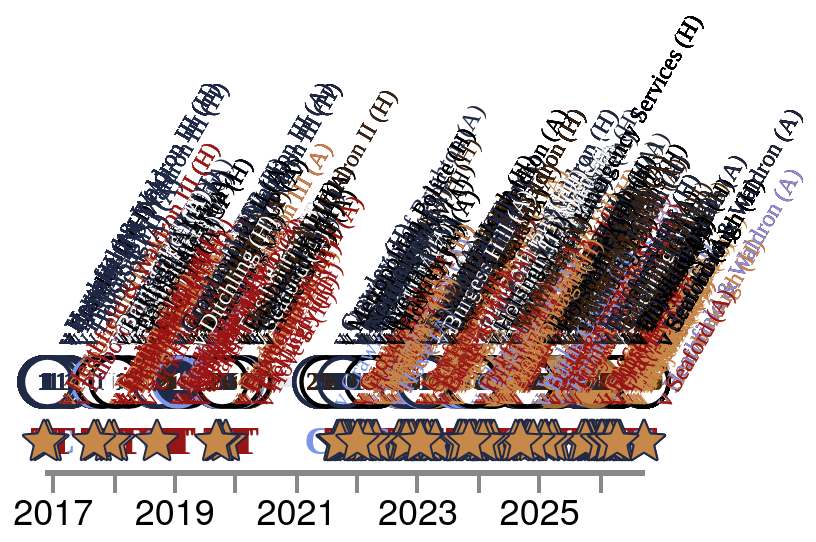

Vega-Lite specification for this chart:
### Vega-Lite specification from a JSON file in a GitHub repository (floating-point values rounded to 4 significant figures; data arrays with more than 128 entries replaced by an {"elided": "..."} marker saying what was removed)
{"config": {"axis": {"labelFont": "PT Sans Narrow, Helvetica Neue, Helvetica, Arial, sans-serif", "titleFont": "PT Sans Narrow, Helvetica Neue, Helvetica, Arial, sans-serif", "labelFontSize": 13, "titleFontSize": 24, "gridColor": "#202947", "gridOpacity": 0.2, "zindex": 1}, "text": {"font": "Lato, sans-serif"}, "bar": {"cornerRadiusEnd": 5}, "header": {"labelFont": "PT Sans Narrow, Helvetica Neue, Helvetica, Arial, sans-serif", "titleFont": "PT Sans Narrow, Helvetica Neue, Helvetica, Arial, sans-serif", "labelFontSize": 24, "titleFontSize": 28, "labelFontWeight": "bold", "orient": "left"}, "legend": {"labelFont": "PT Sans Narrow, Helvetica Neue, Helvetica, Arial, sans-serif", "titleFont": "PT Sans Narrow, Helvetica Neue, Helvetica, Arial, sans-serif", "labelFontSize": 14, "titleFontSize": 16, "titlePadding": 5, "fillColor": "white", "strokeColor": "black", "padding": 10, "titleFontWeight": "lighter", "titleFontStyle": "italic", "titleColor": "gray", "offset": 10}, "title": {"font": "PT Sans Narrow, Helvetica Neue, Helvetica, Arial, sans-serif", "fontSize": 48, "fontWeight": "bold", "anchor": "start", "align": "center", "titlePadding": 20, "subtitlePadding": 10, "subtitleFontSize": 13, "subtitleColor": "", "subtitleFontStyle": "italic", "offset": 15, "color": "black"}, "axisX": {"labelAngle": 0}, "facet": {"title": null, "header": null, "align": {"row": "each", "column": "each"}, "spacing": 10}, "resolve": {"scale": {"y": "independent", "facet": "independent"}}, "background": "transparent", "scale": {"offsetBandPaddingOuter": 0.2, "offsetBandPaddingInner": 0.1}, "view": {"stroke": null, "background": "transparent"}}, "layer": [{"mark": {"type": "line", "color": "#202946", "opacity": 0.1, "strokeWidth": 5}, "encoding": {"tooltip": [{"field": "player", "title": "Player", "type": "nominal"}, {"field": "event_label", "title": "Milestone", "type": "nominal"}, {"field": "event_date_label", "title": "Date", "type": "nominal"}, {"field": "detail", "title": "Match", "type": "nominal"}, {"field": "result_label", "title": "Result", "type": "nominal"}, {"field": "squad_label", "title": "Squad", "type": "nominal"}], "x": {"axis": {"domainWidth": 3, "format": "%Y", "grid": false, "labelAngle": 0, "labelFlush": false, "labelFontSize": 18, "tickCount": "year", "tickSize": 10, "tickWidth": 2, "title": null}, "field": "date", "type": "temporal"}, "y": {"axis": null, "field": "row_type", "type": "nominal"}}, "transform": [{"filter": "(datum.row_type === 'appearance')"}]}, {"mark": {"type": "point", "filled": true, "opacity": 1, "shape": "circle", "size": 600, "strokeWidth": 2.2}, "encoding": {"color": {"field": "symbol_fill", "legend": null, "scale": null, "type": "nominal"}, "stroke": {"field": "symbol_stroke", "legend": null, "scale": null, "type": "nominal"}, "tooltip": [{"field": "player", "title": "Player", "type": "nominal"}, {"field": "event_label", "title": "Milestone", "type": "nominal"}, {"field": "event_date_label", "title": "Date", "type": "nominal"}, {"field": "detail", "title": "Match", "type": "nominal"}, {"field": "result_label", "title": "Result", "type": "nominal"}, {"field": "squad_label", "title": "Squad", "type": "nominal"}], "x": {"axis": {"domainWidth": 3, "format": "%Y", "grid": false, "labelAngle": 0, "labelFlush": false, "labelFontSize": 18, "tickCount": "year", "tickSize": 10, "tickWidth": 2, "title": null}, "field": "date", "type": "temporal"}, "y": {"axis": null, "field": "row_type", "type": "nominal"}}, "transform": [{"filter": "(datum.row_type === 'appearance')"}]}, {"mark": {"type": "text", "align": "center", "baseline": "middle", "font": "PT Sans Narrow", "fontSize": 13, "fontWeight": "bold"}, "encoding": {"color": {"field": "symbol_text_color", "legend": null, "scale": null, "type": "nominal"}, "text": {"field": "symbol_text", "type": "nominal"}, "tooltip": [{"field": "player", "title": "Player", "type": "nominal"}, {"field": "event_label", "title": "Milestone", "type": "nominal"}, {"field": "event_date_label", "title": "Date", "type": "nominal"}, {"field": "detail", "title": "Match", "type": "nominal"}, {"field": "result_label", "title": "Result", "type": "nominal"}, {"field": "squad_label", "title": "Squad", "type": "nominal"}], "x": {"axis": {"domainWidth": 3, "format": "%Y", "grid": false, "labelAngle": 0, "labelFlush": false, "labelFontSize": 18, "tickCount": "year", "tickSize": 10, "tickWidth": 2, "title": null}, "field": "date", "type": "temporal"}, "y": {"axis": null, "field": "row_type", "type": "nominal"}}, "transform": [{"filter": "((datum.row_type === 'appearance') && (datum.symbol_text !== ''))"}]}, {"mark": {"type": "text", "align": "center", "baseline": "middle", "font": "PT Sans Narrow", "fontSize": 20, "fontWeight": "bold"}, "encoding": {"color": {"field": "symbol_text_color", "legend": null, "scale": null, "type": "nominal"}, "text": {"field": "symbol_text", "type": "nominal"}, "tooltip": [{"field": "player", "title": "Player", "type": "nominal"}, {"field": "event_label", "title": "Milestone", "type": "nominal"}, {"field": "event_date_label", "title": "Date", "type": "nominal"}, {"field": "detail", "title": "Match", "type": "nominal"}, {"field": "result_label", "title": "Result", "type": "nominal"}, {"field": "squad_label", "title": "Squad", "type": "nominal"}], "x": {"axis": {"domainWidth": 3, "format": "%Y", "grid": false, "labelAngle": 0, "labelFlush": false, "labelFontSize": 18, "tickCount": "year", "tickSize": 10, "tickWidth": 2, "title": null}, "field": "date", "type": "temporal"}, "y": {"axis": null, "field": "row_type", "type": "nominal"}}, "transform": [{"filter": "((datum.row_type === 'event') && (datum.event_key !== 'motm'))"}]}, {"mark": {"type": "point", "opacity": 1, "size": 10, "strokeWidth": 1}, "encoding": {"fill": {"field": "symbol_fill", "legend": null, "scale": null, "type": "nominal"}, "shape": {"field": "symbol_shape", "legend": null, "scale": null, "type": "nominal"}, "stroke": {"field": "symbol_stroke", "legend": null, "scale": null, "type": "nominal"}, "tooltip": [{"field": "player", "title": "Player", "type": "nominal"}, {"field": "event_label", "title": "Milestone", "type": "nominal"}, {"field": "event_date_label", "title": "Date", "type": "nominal"}, {"field": "detail", "title": "Match", "type": "nominal"}, {"field": "result_label", "title": "Result", "type": "nominal"}, {"field": "squad_label", "title": "Squad", "type": "nominal"}], "x": {"axis": {"domainWidth": 3, "format": "%Y", "grid": false, "labelAngle": 0, "labelFlush": false, "labelFontSize": 18, "tickCount": "year", "tickSize": 10, "tickWidth": 2, "title": null}, "field": "date", "type": "temporal"}, "y": {"axis": null, "field": "row_type", "type": "nominal"}}, "transform": [{"filter": "(datum.event_key === 'motm')"}]}, {"mark": {"type": "text", "align": "left", "angle": 300, "baseline": "bottom", "color": "#4a5568", "font": "PT Sans Narrow", "fontSize": 12, "xOffset": 15, "yOffset": -15}, "encoding": {"color": {"field": "symbol_text_color", "legend": null, "scale": null, "type": "nominal"}, "text": {"field": "detail", "type": "nominal"}, "tooltip": [{"field": "player", "title": "Player", "type": "nominal"}, {"field": "event_label", "title": "Milestone", "type": "nominal"}, {"field": "event_date_label", "title": "Date", "type": "nominal"}, {"field": "detail", "title": "Match", "type": "nominal"}, {"field": "result_label", "title": "Result", "type": "nominal"}, {"field": "squad_label", "title": "Squad", "type": "nominal"}], "x": {"axis": {"domainWidth": 3, "format": "%Y", "grid": false, "labelAngle": 0, "labelFlush": false, "labelFontSize": 18, "tickCount": "year", "tickSize": 10, "tickWidth": 2, "title": null}, "field": "date", "type": "temporal"}, "y": {"axis": null, "field": "row_type", "type": "nominal"}}}], "data": {"name": "data-3d0d6062b239d1fd5218d94003be6f80"}, "height": 60, "resolve": {"scale": {"shape": "independent", "x": "shared", "y": "shared"}}, "width": "container", "$schema": "https://vega.github.io/schema/vega-lite/v5.20.1.json", "datasets": {"data-3d0d6062b239d1fd5218d94003be6f80": {"elided": "1232 records"}}}
